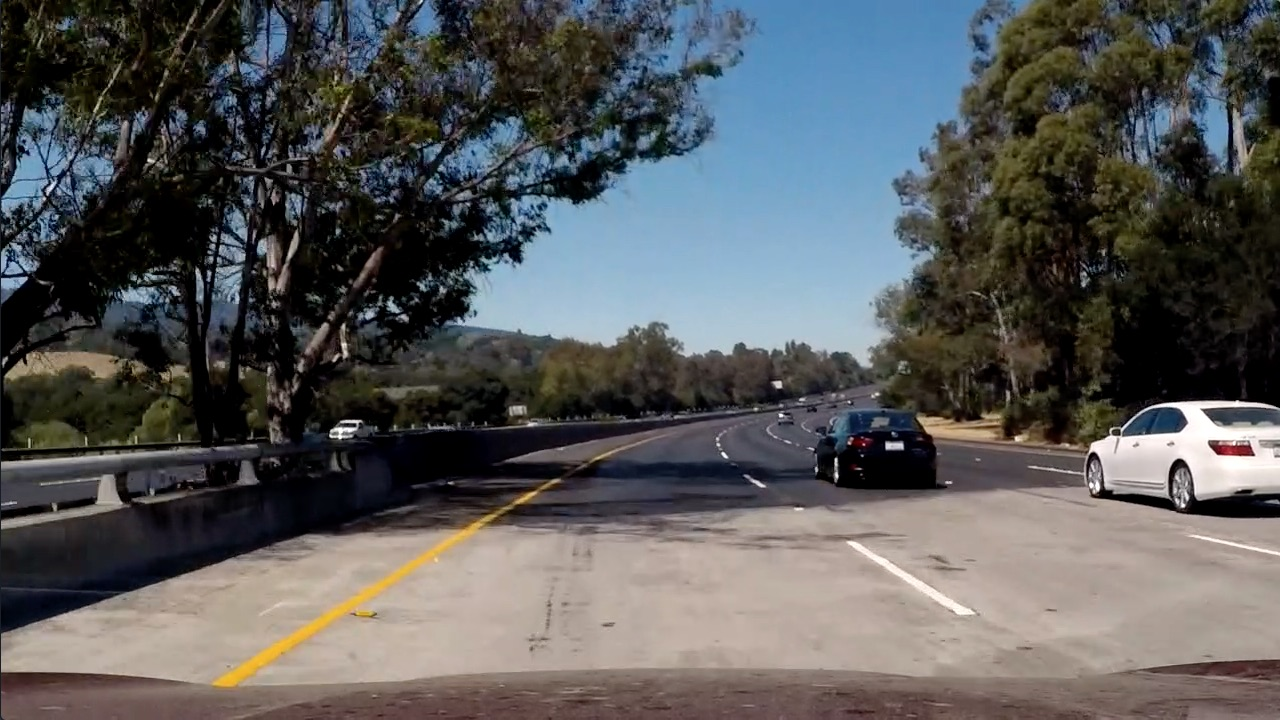
#> input picture Task-2/test5.jpg, 1280 x 720 px
$ jupyter execute Color_space_task.ipynb   (shell and % lines are left out)
#> lines starting #> are read from the running program, lines starting #| are printed output that depends on the picture; after the words box and inside, x2 and y2 are one past the last pixel; in counts of white or black regions, pixels touching at a corner belong together
[cell 1]
import numpy as np
import cv2
import matplotlib.pyplot as plt
import matplotlib.image as mpimg

## Load Task Image

[cell 2]
task_image = mpimg.imread('./test5.jpg')
#> task_image is the input picture: shape (720, 1280, 3); mean R, G, B 88.5, 89.3, 89.8
f, (ax1) = plt.subplots(1, 1, figsize=(20,10))
ax1.imshow(task_image)

## HLS Model

[cell 3]
#TODO: Convert to HLS
hls = cv2.cvtColor(task_image, cv2.COLOR_RGB2HLS)
#> hls: shape (720, 1280, 3); mean of channels 0, 1, 2 55.5, 89.2, 70.1

h_channel, l_channel, s_channel = cv2.split(hls)
# visualize
f, (ax1,ax2,ax3) = plt.subplots(1, 3, figsize=(20,10))
ax1.set_title('h_channel', fontsize=20)
ax1.imshow(h_channel,cmap='gray')
ax2.set_title('l_channel', fontsize=20)
ax2.imshow(l_channel,cmap='gray')
ax3.set_title('s_channel', fontsize=20)
ax3.imshow(s_channel,cmap='gray')

## HSV Model

[cell 4]
#TODO: Convert to HSV
hsv_img = cv2.cvtColor(task_image,cv2.COLOR_RGB2HSV)
#> hsv_img: shape (720, 1280, 3); mean H, S, V 55.5, 83.8, 101.8

h_channel, s_channel, v_channel = cv2.split(hsv_img)
# visualize
f, (ax1,ax2,ax3) = plt.subplots(1, 3, figsize=(20,10))
ax1.set_title('h_channel', fontsize=20)
ax1.imshow(h_channel,cmap='gray')
ax2.set_title('s_channel', fontsize=20)
ax2.imshow(s_channel,cmap='gray')
ax3.set_title('v_channel', fontsize=20)
ax3.imshow(v_channel,cmap='gray')

## LAB Model

[cell 5]
#TODO: Convert to LAB
lab_img = cv2.cvtColor(task_image,cv2.COLOR_RGB2LAB)
#> lab_img: shape (720, 1280, 3); mean of channels 0, 1, 2 93.8, 128.6, 128

l_channel, a_channel, b_channel = cv2.split(lab_img)
# visualize
f, (ax1,ax2,ax3) = plt.subplots(1, 3, figsize=(20,10))
ax1.set_title('l_channel', fontsize=20)
ax1.imshow(l_channel,cmap='gray')
ax2.set_title('a_channel', fontsize=20)
ax2.imshow(a_channel,cmap='gray')
ax3.set_title('b_channel', fontsize=20)
ax3.imshow(b_channel,cmap='gray')

## RGB Model

[cell 6]
r_channel, g_channel, b_channel = cv2.split(task_image)
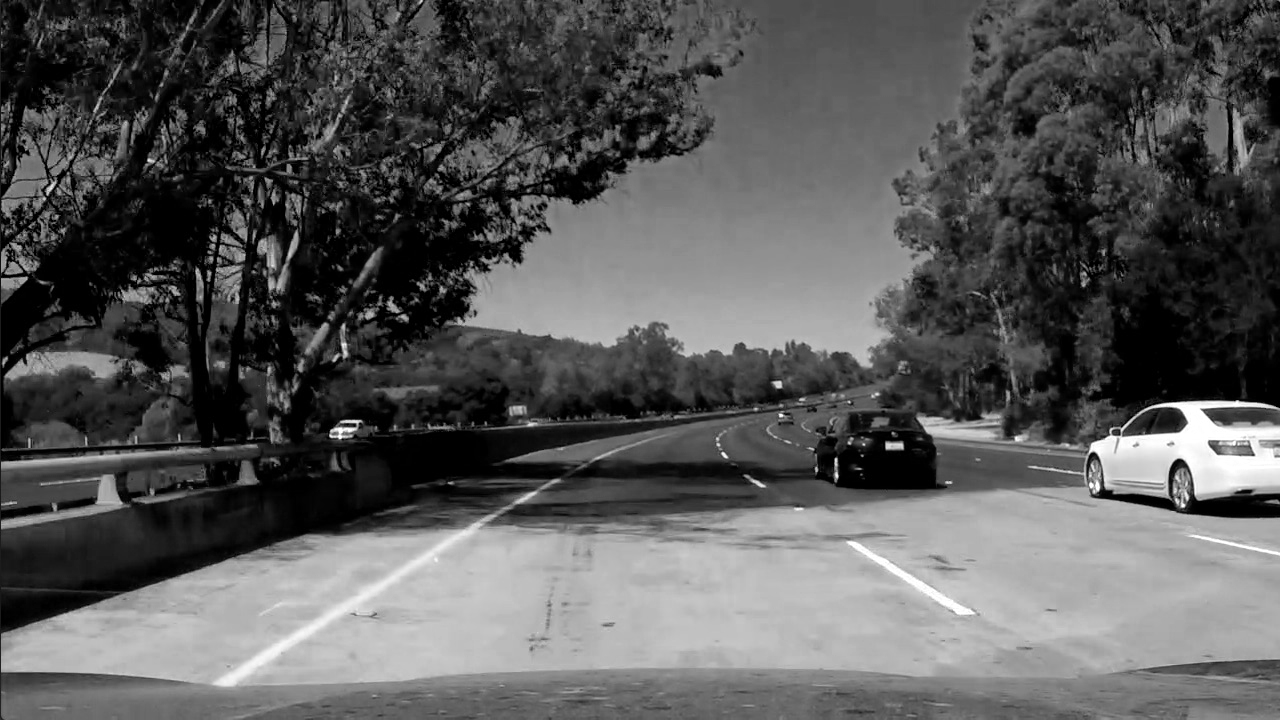
#> r_channel: shape (720, 1280); min 0, max 255, mean 88.5
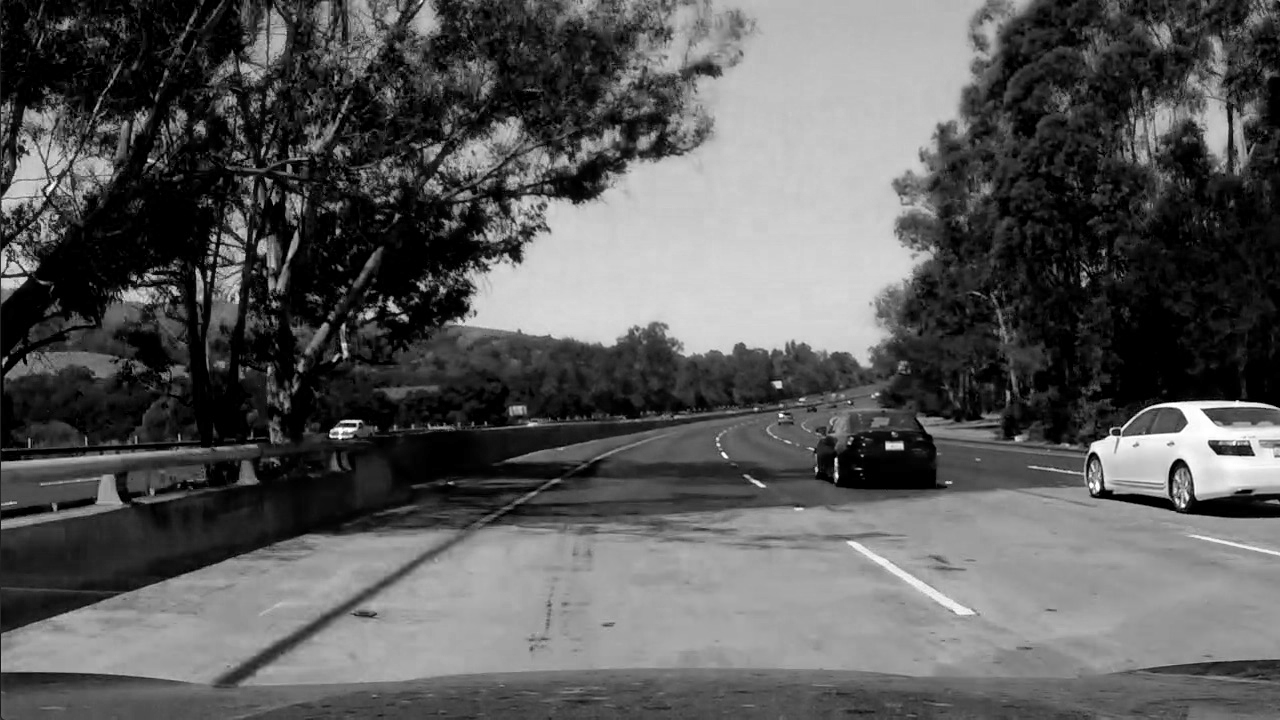
#> b_channel: shape (720, 1280); min 0, max 255, mean 89.8

#Visualize
f, (ax1,ax2,ax3) = plt.subplots(1, 3, figsize=(20,10))
ax1.set_title('r_channel', fontsize=20)
ax1.imshow(r_channel,cmap='gray')
ax2.set_title('g_channel', fontsize=20)
ax2.imshow(g_channel,cmap='gray')
ax3.set_title('b_channel', fontsize=20)
ax3.imshow(b_channel,cmap='gray')

## Color Threshold for The White Line

[cell 7]
def white(img, white_thresh = (235,250)):

#> called with white_thresh = (235, 250)
    hls = cv2.cvtColor(img, cv2.COLOR_RGB2HLS)

    h_channel, l_channel, s_channel = cv2.split(hls)

    #TODO: masking
    ret, binary = cv2.threshold(l_channel,white_thresh[0],white_thresh[1],cv2.THRESH_BINARY)
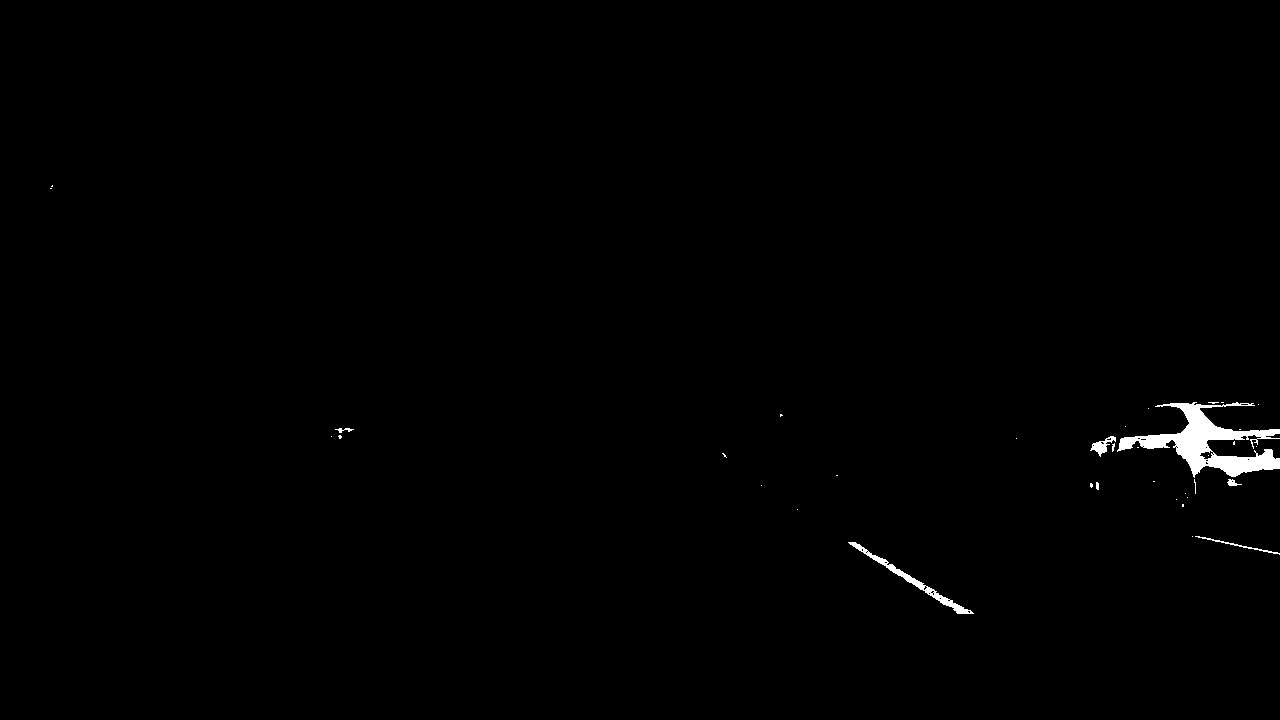
#> binary: shape (720, 1280); values 0 (black) and 250 (white), 0.62% white; 36 white regions (29 under 20 px), largest, box (x1, y1, x2, y2) and area: (1117, 402, 1280, 478) 4318, (848, 542, 974, 614) 787, (1090, 436, 1116, 457) 207
#> ret = 235

    return binary

## Color Threshold for The Yellow Line

[cell 8]
def yellow(img, yellow_thresh = (220,255)):

#> called with yellow_thresh = (230, 250)
    r_channel, g_channel, b_channel = cv2.split(img)

    #TODO: masking

    ret, binary = cv2.threshold(r_channel,yellow_thresh[0],yellow_thresh[1],cv2.THRESH_BINARY)
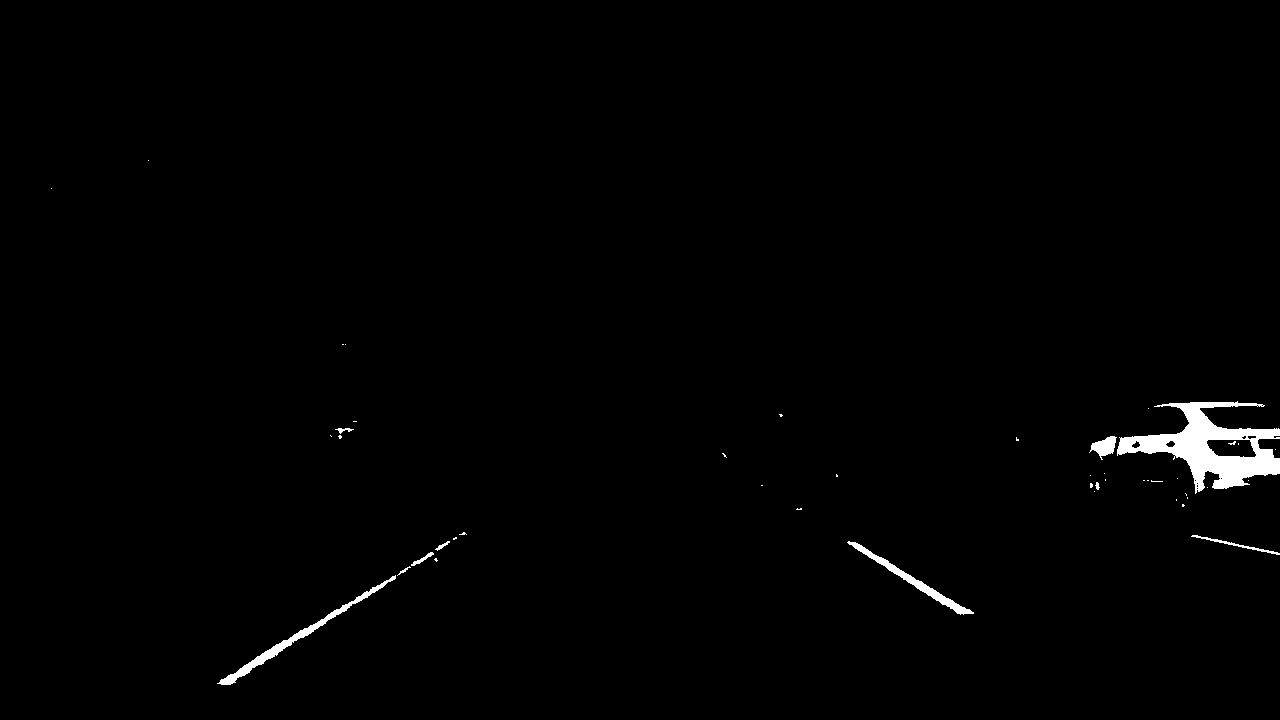
#> binary: shape (720, 1280); values 0 (black) and 250 (white), 1% white; 45 white regions (35 under 20 px), largest, box (x1, y1, x2, y2) and area: (1117, 401, 1280, 494) 5955, (217, 575, 396, 685) 1287, (847, 541, 974, 615) 965
#> ret = 230

    return binary

## Combined Threshold

[cell 9]
task_image = mpimg.imread('./test5.jpg')
binary_white = white(task_image, (235,250))
binary_yellow = yellow(task_image, (230,250))

#TODO: combine both the white and yellow binaries in combined_binary
binary_combined = np.zeros_like(binary_yellow)

binary_combined = cv2.add(binary_white, binary_yellow)


# visualize
f, (ax1,ax2,ax3) = plt.subplots(1, 3, figsize=(20,10))
ax1.set_title('1st channel', fontsize=20)
ax1.imshow(binary_white,cmap='gray')
ax2.set_title('2nd channel', fontsize=20)
ax2.imshow(binary_yellow,cmap='gray')
ax3.set_title('combined', fontsize=20)
ax3.imshow(binary_combined,cmap='gray')

$ run again, with Task-2/test3.jpg copied over Task-2/test5.jpg
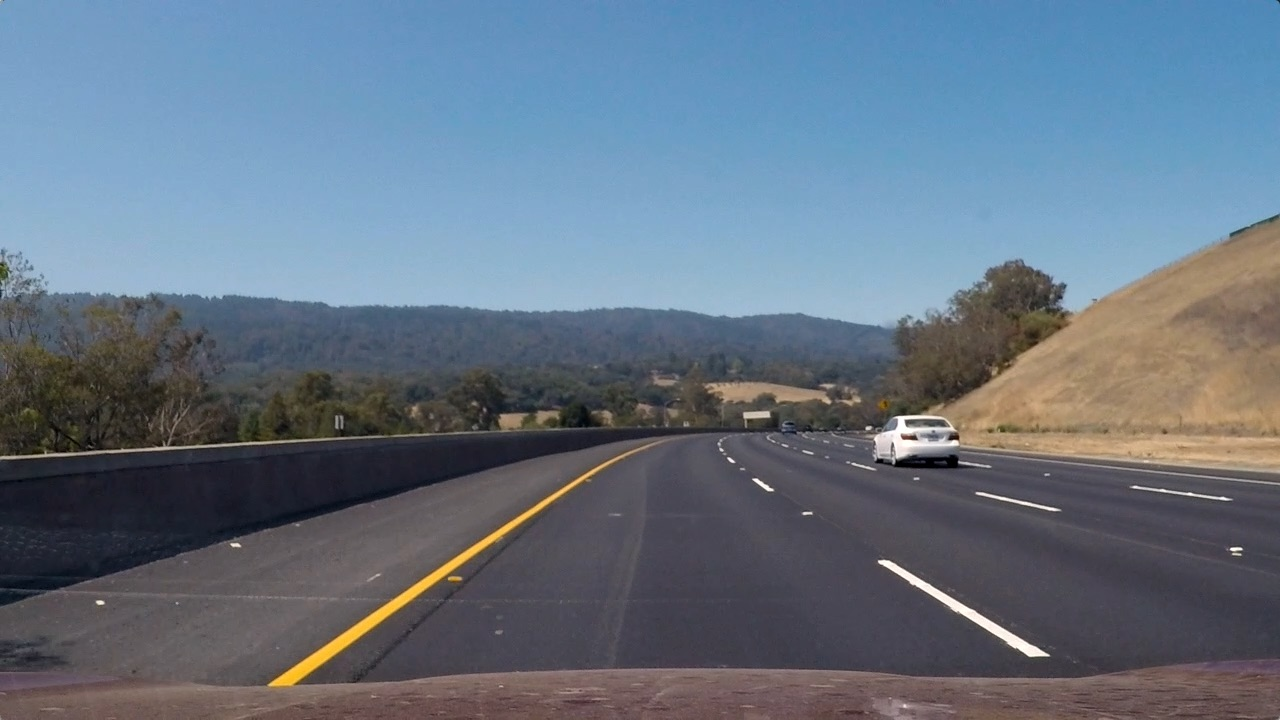
#> input picture Task-2/test3.jpg, 1280 x 720 px
#> task_image is the input picture: shape (720, 1280, 3); mean R, G, B 101.1, 115.3, 130.7
#> hls: shape (720, 1280, 3); mean of channels 0, 1, 2 94.8, 115.7, 62.1
#> hsv_img: shape (720, 1280, 3); mean H, S, V 94.8, 72.6, 137.9
#> lab_img: shape (720, 1280, 3); mean of channels 0, 1, 2 121.3, 127.7, 118.6
#> in white, `ret, binary = cv2.threshold(l_channel,white_thresh[0],white_thresh[1],..`:
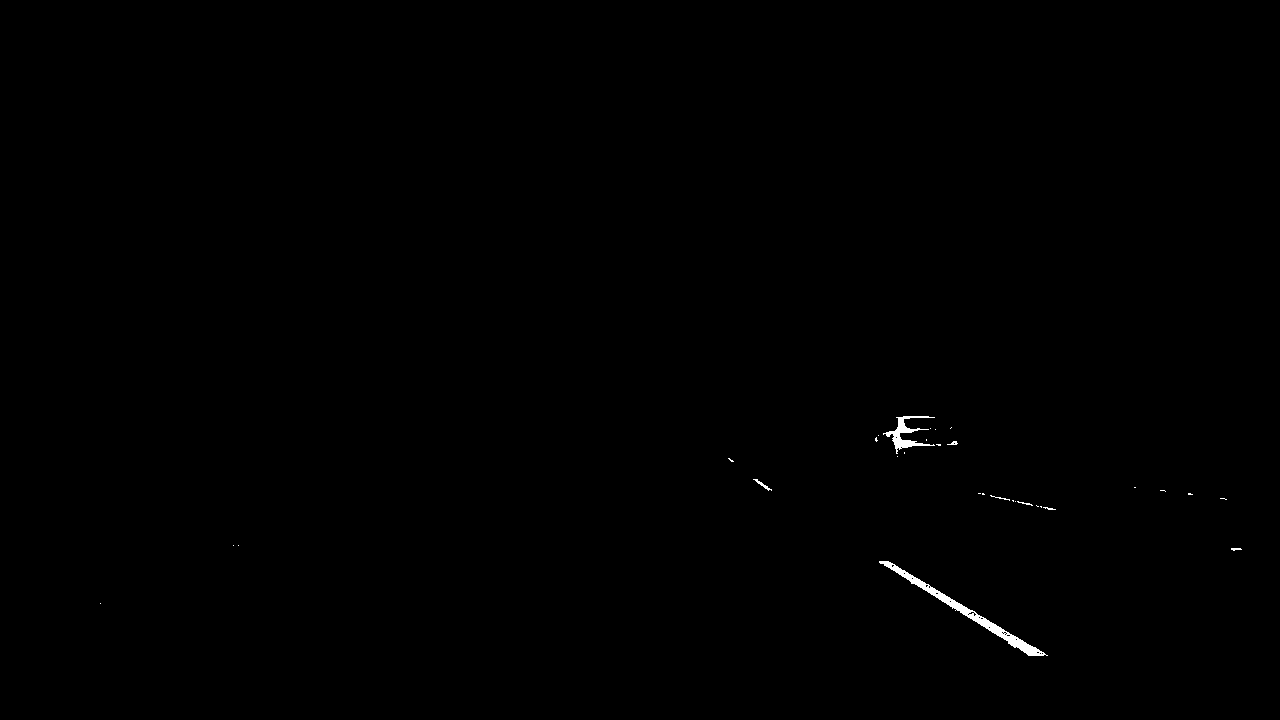
#> binary: shape (720, 1280); values 0 (black) and 250 (white), 0.24% white; 31 white regions (23 under 20 px), largest, box (x1, y1, x2, y2) and area: (879, 561, 1048, 656) 1369, (883, 416, 935, 454) 552, (753, 479, 772, 491) 52
#> in white, `ret, binary = cv2.threshold(l_channel,white_thresh[0],white_thresh[1],..`: ret = 235
#> in yellow, `ret, binary = cv2.threshold(r_channel,yellow_thresh[0],yellow_thresh[1..`:
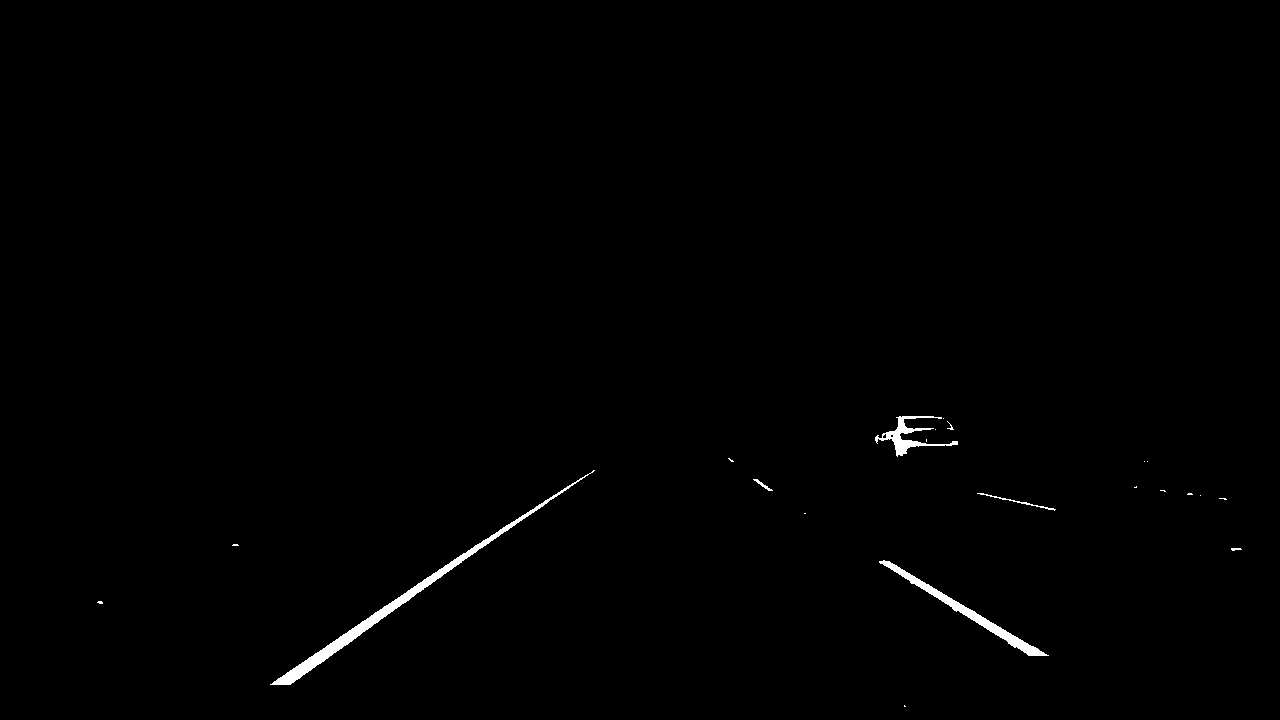
#> binary: shape (720, 1280); values 0 (black) and 250 (white), 0.57% white; 22 white regions (16 under 20 px), largest, box (x1, y1, x2, y2) and area: (270, 470, 595, 685) 2651, (879, 560, 1049, 656) 1469, (875, 416, 958, 457) 825, (977, 493, 1056, 511) 131, (753, 479, 773, 491) 58, (1231, 548, 1242, 551) 24
#> in yellow, `ret, binary = cv2.threshold(r_channel,yellow_thresh[0],yellow_thresh[1..`: ret = 230
